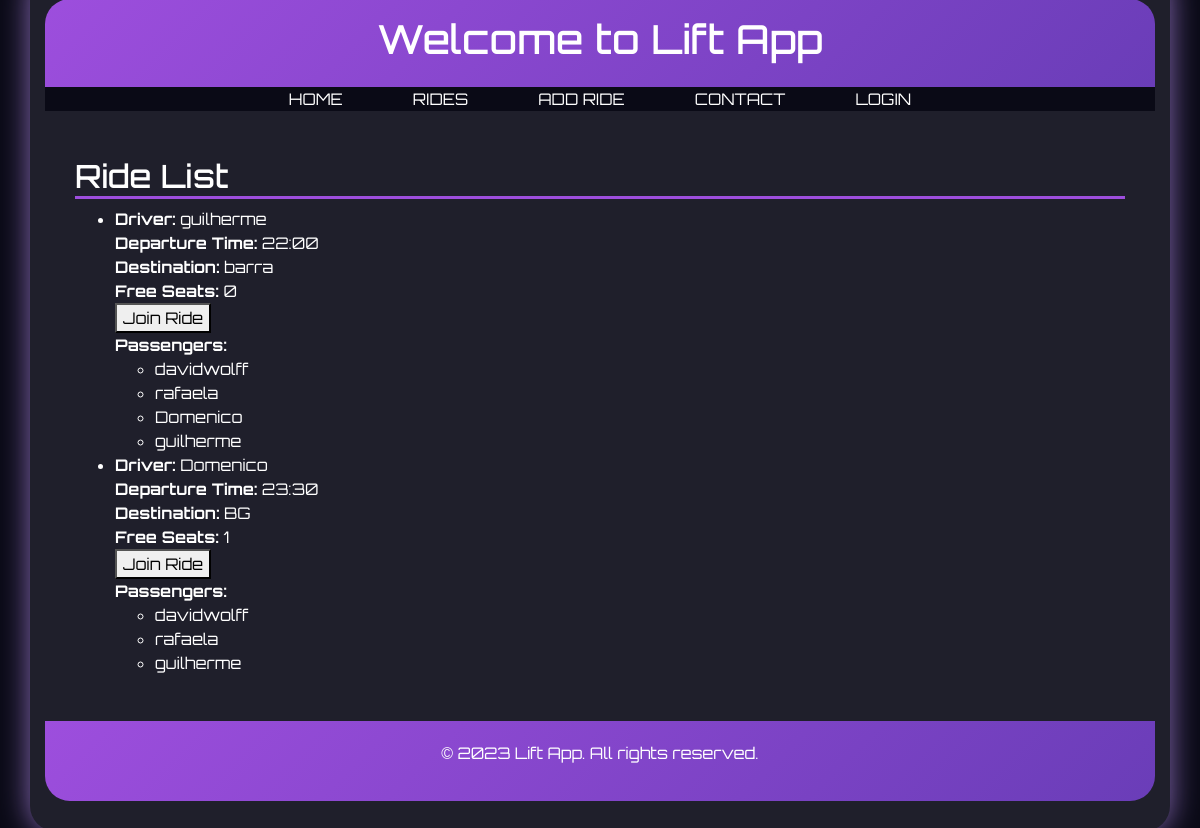
The page /MeuApp/ride_list/ on the database its author committed.
### MeuApp/models.py (models this page shows, shortened)
class Ride(models.Model):
    driver = models.ForeignKey(Profile, on_delete=models.CASCADE, related_name='rides_as_driver')
    passengers = models.ManyToManyField(Profile, related_name='rides_as_passenger', blank=True)
    destination = models.CharField(max_length=255)
    departure_time = models.TimeField()
    free_seats = models.PositiveIntegerField(default=4)

class Profile(models.Model):
    user = models.OneToOneField(User, on_delete=models.CASCADE)

### MeuApp/views.py (the view)
# urls.py: path('ride_list/', views.ride_list, name='ride_list'),
def ride_list(request):
    rides = Ride.objects.all()
    if request.method == 'POST':
        form = RideForm(request.POST)
        if form.is_valid():
            form.save()
            return redirect('MeuApp: ride_list')
    else:
        form = RideForm()
    return render(request, 'MeuApp/ride_list.html', {'rides': rides, 'form': form})

### MeuApp/templates/MeuApp/ride_list.html (shortened to what this page needs)
{% extends 'MeuApp/base.html' %}
{% block content %}
    <h2>Ride List</h2>
    <ul>
        {% for ride in rides %}
    <li>
        <strong>Driver:</strong> {{ ride.driver.user.username }} <br>
        <strong>Departure Time:</strong> {{ ride.departure_time }} <br>
        <strong>Destination:</strong> {{ ride.destination }} <br>
        <strong>Free Seats:</strong> {{ ride.free_seats }}
        <form method="post" action="{% url 'MeuApp:join_ride' ride.id %}
        ">
            <button type="submit">Join Ride</button>
        </form>
        <strong>Passengers:</strong>
        <ul>
            {% for passenger in ride.passengers.all %}
                <li>{{ passenger.user.username }}</li>
            {% endfor %}
        </ul>
    </li>
{% endfor %}
    </ul>
{% endblock %}

### MeuApp/templates/MeuApp/base.html (shortened to what this page needs)
{% load static %}
<!DOCTYPE html>
<html lang="en">
<head>
    <link rel="stylesheet" href="{% static 'css/styles.css' %}">
    <link href="https://maxcdn.bootstrapcdn.com/bootstrap/4.5.2/css/bootstrap.min.css" rel="stylesheet">
</head>
<body>
    <div class="container">
        <header>
            <h1>Welcome to Lift App</h1>
        </header>
        <nav>
            <ul>
                <li><a href="{% url 'MeuApp:home' %}">Home</a></li>
                <li><a href="{% url 'MeuApp:ride_list' %}">Rides</a></li>
                <li><a href="{% url 'MeuApp:add_ride' %}">Add Ride</a></li>
                <li><a href="#contact">Contact</a></li>
                {% if user.is_authenticated %}
                    <li><a href="{% url 'logout' %}?next={{ request.path }}">Logout</a></li>
                {% else %}
                    <li><a href="{% url 'login' %}?next={{ request.path }}">Login</a></li>
                {% endif %}
            </ul>
        </nav>
        <main>
            {% block content %}{% endblock %}
        </main>
        <footer>
            <p>&copy; 2023 Lift App. All rights reserved.</p>
        </footer>
    </div>
</body>
</html>

### MeuApp/static/css/styles.css (style rules this page uses)
html, body { margin: 0; padding: 0; height: 100%; background-color: #0a0a16 !important; color: #ffffff; font-family: 'Orbitron', sans-serif !important; }
body { height: 100vh; display: flex; align-items: center; justify-content: center; }
.container { width: 75%; max-width: 800px; background-color: #1f1f2b; border-radius: 25px; box-shadow: 0 0 30px rgba(189, 147, 249, 0.7); padding: 30px; color: #ffffff; }
header { background: linear-gradient(135deg, #9d4edd, #6a3db8); color: #ffffff; text-align: center; padding: 1em 0; border-radius: 25px 25px 0 0; }
nav { display: flex; justify-content: space-around; background: #0a0a16; }
nav ul { display: flex; justify-content: center; list-style-type: none; padding: 0; }
nav li { margin: 0 15px; }
nav ul li { display: inline; margin: 0 15px; }
nav ul li a { color: #ffffff; text-decoration: none; text-transform: uppercase; padding: 10px 20px; border-radius: 50px; transition: background-color 0.3s, color 0.3s; }
main { padding: 30px; border-radius: 0 0 25px 25px; }
h2 { font-size: 2.5em; margin-bottom: 20px; border-bottom: 3px solid #9d4edd; }
p { margin-bottom: 20px; }
footer { text-align: center; padding: 20px 0; background: linear-gradient(135deg, #9d4edd, #6a3db8); color: #ffffff; border-radius: 0 0 25px 25px; }

### rows shown on the page
Ride: driver.user.username "guilherme", departure_time "22:00", destination "barra", free_seats "0"
Profile: user.username "davidwolff"
Profile: user.username "rafaela"
Profile: user.username "Domenico"
Profile: user.username "guilherme"
Ride: driver.user.username "Domenico", departure_time "23:30", destination "BG", free_seats "1"
